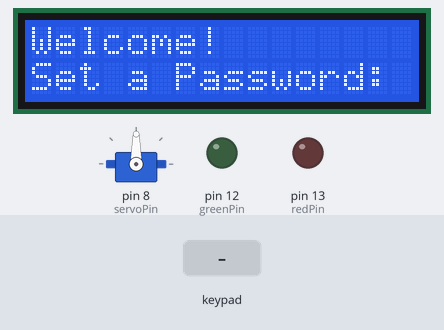
The sketch below on a simulated Arduino Uno, built with avr-gcc and run on an emulated ATmega328P. Parts: servo, 16×2 character LCD, output pins drawn as LEDs (lit = HIGH). The test bench sets the inputs (shaded band).

Above: at 1.2 s.
1.3 s: keypad keys 7 6 5 4 # pressed 0.4 s apart
At 3.6 s:
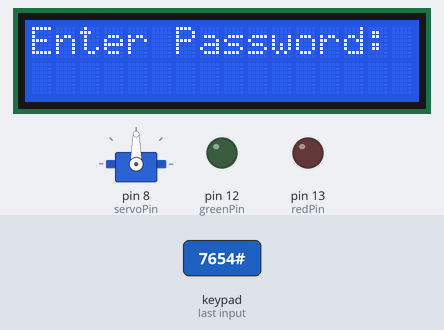
4.8 s: key '#' pressed
At 6.2 s:
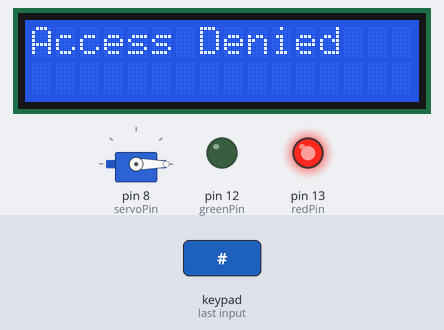
7.8 s: keypad keys 7 6 5 4 A pressed 0.4 s apart
At 10.2 s:
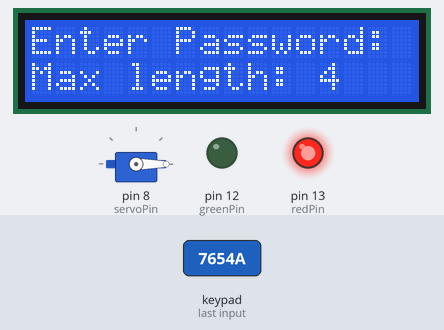
11.3 s: keypad keys 3 2 1 0 # pressed 0.4 s apart
At 15.9 s:
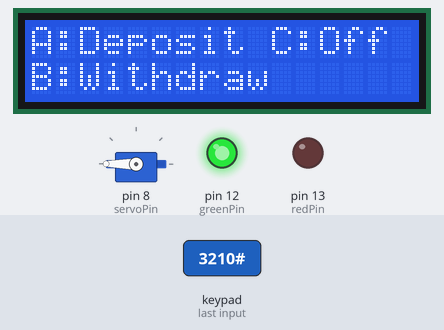
16.3 s: key 'A' pressed
At 17.2 s:
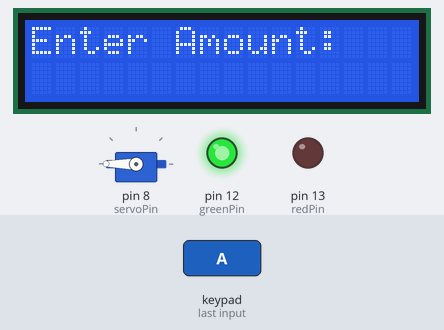
17.8 s: key 'B' pressed
At 18.3 s:
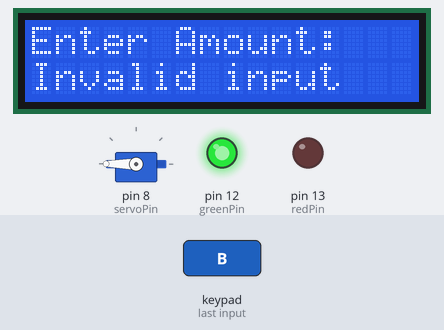
Timing chart, 0 to 20.8 s (numbered marks = the images above; inputs shaded):
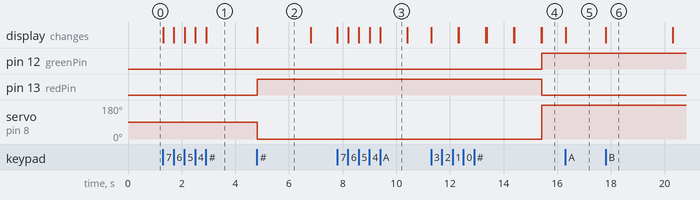

Measured:
- after the input at 1.3 s, the display: first changes at once (image 1 shows a later state)
- after the input at 4.8 s, pin 13 (redPin): LOW → HIGH at once; servo on pin 8 (servoPin): 90° → 0° at once; the display: changes at once (image 2)
- after the input at 7.8 s, the display: first changes at once (image 3 shows a later state)
- after the input at 11.3 s, pin 12 (greenPin): LOW → HIGH after 4.1 s; pin 13 (redPin): HIGH → LOW after 4.1 s; servo on pin 8 (servoPin): 0° → 180° after 4.1 s; the display: first changes at once (image 4 shows a later state)
- after the input at 16.3 s, the display: changes at once (image 5)
- after the input at 17.8 s, the display: changes at once (image 6)
- what the display in image 2 shows lasts 2.0 s, from 4.8 s to 6.8 s

The sketch:

final_project_digital_safe_1.ino
```cpp
// Final Project (Digital Safe)
// Matthew Antonis
// 2023-04-19
// COMP1045-23W-21344

// Intdended purpose of the Project:
// This digital safe project is designed to simulate a secure, password-protected safe that can
// store a virtual "bank balance" representing money held in the safe. The project uses an Arduino
// microcontroller, an LCD screen, a keypad, and a servo motor to simulate the functionality of a real safe.

// To operate the safe:
// Begin by entering the appropriate numbers or letters on the Keypad to both set and unlock it.
// The maximum amount of Numbers and characters in a password is 4.
// Press the "#" key to confirm your input.
// Next, select from the available options by choosing A, B, or C.
// These correspond to the actions of depositing, withdrawing, or logging off, respectively.
// When making a deposit or withdrawal, use the numbers on the Keypad to indicate the desired amount.
// The maximum amount that can be deposited or withdrawn is $999,999,999.
// It's important to note that you won't be able to withdraw an amount greater
// than the cash currently held in the safe.
// When using "C" the log off option. The servo will turn simulatiing the locking of the safe.
// The LCD will then allow you to unlock it by reentering your previously set password.
// Once again, confirm your selection by pressing the "#" key.
// The program will continue to run in a loop until you manually stop the simulation,
// ensuring uninterrupted operation of the safe.

// Libraries
#include <LiquidCrystal.h>
#include <Keypad.h>
#include <Servo.h>

// Pins for the LCD screen
LiquidCrystal lcd(A5, A4, A3, A2, A1, A0);

// Define the pin for the LEDs
const int redPin = 13;
const int greenPin = 12;

// Define the pin for the Servo
const int servoPin = 8;

// Keypad configuration
// Define the number of rows and columns for the keypad
const int ROWS = 4;
const int COLS = 4;

// This 2D array represents the layout of the keypad.
// The characters correspond to the labels on the keypad buttons.
char keys[ROWS][COLS] =
{
  {'1','2','3','A'},
  {'4','5','6','B'},
  {'7','8','9','C'},
  {'*','0','#','D'}
};

// These arrays define the Arduino pins that are connected to the keypad's row and column pins.
byte rowPins[ROWS] = {7, 6, 5, 4};
byte colPins[COLS] = {3, 2, 1, 0};

// Create a Keypad object using the previously defined key layout and Arduino pin connections.
Keypad keypad = Keypad(makeKeymap(keys), rowPins, colPins, ROWS, COLS);

// Servo motor object used to control the lock mechanism.
Servo myservo;

// Variables to store the password and input
String password = "";
String input = "";

// Booleans to keep track of password state and access state.
bool passwordSet = false;
bool accessGranted = false;

// Variable to keep track of the user's account balance.
long bankBalance = 0;

// Define the possible user actions using an enumeration
// This provides a way to assign names to a set of related constants
// Allows for better readability and easier maintenance for my code
// Used CHAT GPT Here to figure this out and applied this logic where applicable in my code
enum UserAction {
  NONE,     // No action selected (default state)
  DEPOSIT,  // User chooses to deposit money
  WITHDRAW, // User chooses to withdraw money
  LOG_OFF   // User chooses to log off
};

// Variable named 'action' of the type 'UserAction'
// This variable will be used to store the current user action
UserAction action = NONE;

// Setup function initializes the hardware and displays a welcome message
void setup() {
  pinMode(redPin, OUTPUT);
  pinMode(greenPin, OUTPUT);
  myservo.attach(servoPin);
  lcd.begin(16, 2);
  lcd.setCursor(0, 0);
  lcd.print("Welcome!");
  lcd.setCursor(0, 1);
  lcd.print("Set a Password:");
}

// Function to print the user action menu
void printUserAction() {
  lcd.clear();
  lcd.setCursor(0, 0);
  lcd.print("A:Deposit C:Off");
  lcd.setCursor(0, 1);
  lcd.print("B:Withdraw");
}

// Function to process user action input and set the action state
void processUserAction(char key) {
  // If the user chooses to deposit (key 'A')
  if (key == 'A') {
    action = DEPOSIT;
  }
  // If the user chooses to withdraw (key 'B')
  else if (key == 'B') {
    action = WITHDRAW;
  }
  // If the user chooses to log off (key 'C')
  else if (key == 'C') {
    action = LOG_OFF;
  }
  // If the action state is set to LOG_OFF
  if (action == LOG_OFF) {
    accessGranted = false; // Set accessGranted to false, closing the access
    myservo.write(0); // Close the servo (lock)
    digitalWrite(greenPin, LOW);
    lcd.clear();
    lcd.setCursor(0, 0);
    lcd.print("Enter Password:"); // Prompt to "Enter Password:"
    action = NONE; // Reset the action variable after logging off
  }
}

// Function to set the password
void setPassword() {
  password = input; // Store the user input as the new password
  passwordSet = true; // Set Bool True to indicate a password has been set
  input = ""; // Clear the input variable for future use

  // Update the LCD display to prompt the user to enter the password
  lcd.clear();
  lcd.setCursor(0, 0);
  lcd.print("Enter Password:");
}

// Function to check if the entered password is correct
void checkPassword() {
  if (input == password) {
    accessGranted = true;
    myservo.write(180); // Unlocks safe
    digitalWrite(greenPin, HIGH); // Identifies success
    digitalWrite(redPin, LOW);
    printUserAction();
  } else {
    lcd.clear();
    lcd.print("Access Denied");
    myservo.write(0); // Closses or Keeps Safe closed
    digitalWrite(greenPin, LOW);
    digitalWrite(redPin, HIGH); // Identifies Failure
    delay(2000);
    lcd.clear();
    lcd.setCursor(0, 0);
    lcd.print("Enter Password:"); // Restates to input Password
  }
  input = "";
}

// Function to perform the transaction (deposit or withdraw)
void performTransaction() {
   // Convert the input string to an integer to process the transaction amount
  long amount = input.toInt();

  // If the action is a deposit, add the amount to the bank balance
  if (action == DEPOSIT) {
    bankBalance += amount;
  }
  // Only processes withdraw if the requested amount is greater than or equal to the balance
  else if (action == WITHDRAW && bankBalance >= amount) {
    bankBalance -= amount;
  }
  input = ""; // Clear the input string for future use
  action = NONE; // Reset the action variable after the transaction is completed
  printUserAction();
}

// Function to handle key presses
void handleKeyPress(char key) {
  // If access is granted and there is no ongoing action (Deposit/Withdraw/Log Off)
  if (key != '*' && accessGranted && action == NONE) {
    processUserAction(key); // Determine the user action based on the key pressed ('A', 'B', or 'C')
    if (action != NONE) {
      lcd.clear();
      // If the user chooses to deposit
      if (action == DEPOSIT) {
        lcd.setCursor(0, 0);
        lcd.print("Enter Amount:");
      // If the user chooses to withdraw
      } else if (action == WITHDRAW) {
        lcd.setCursor(0, 0);
        lcd.print("Enter Amount:");
      // If the user chooses to log off
      } else if (action == LOG_OFF) {
        accessGranted = false;
        myservo.write(0);
        digitalWrite(greenPin, LOW);
        lcd.clear();
        lcd.setCursor(0, 0);
        lcd.print("Enter Password:");
      }
    }
  // If there is an ongoing action (Deposit/Withdraw)
  }
  else if (key != '*' && action != NONE) {
    if (key == 'A' || key == 'B' || key == 'C') {
      lcd.setCursor(0, 1);
      lcd.print("Invalid input");
      delay(2500); // Display the error message for 1 second

      // Clear and Re-prompt the user
      lcd.clear();
      lcd.setCursor(0, 0);
      lcd.print("Enter Amount:");
      lcd.setCursor(0, 1);
      lcd.print("$");
      lcd.print(input);
    }
    else {
      if (input.length() < 9) { // Only allow input if the length is less than the limit
        input += key;
        lcd.setCursor(0, 1);
        lcd.print("$");
        lcd.print(input);
      }
      else {
        lcd.setCursor(0, 1);
        lcd.print("Max length: 9");
        delay(2500);
        lcd.clear();
        lcd.setCursor(0, 0);
      	lcd.print("Enter Amount:");
        lcd.setCursor(0, 1);
        lcd.print("$");
        lcd.print(input);
      }
    }
  }
  // If access is not granted and password input is required
  else if (key != '*' && !accessGranted) {
    if (input.length() < 4) { // Only allow input if the length is less than the limit
      input += key;
    } else {
      lcd.setCursor(0, 1);
      lcd.print("Max length: 4");
      delay(1000);
      lcd.setCursor(0, 1);
      lcd.print(" ");
    }

    lcd.clear();
    lcd.setCursor(0, 0);

    // Prompt to enter Password
    if (passwordSet) {
      lcd.print("Enter Password:");
    }

    // Prompt to set Password
    else {
      lcd.print("Set a Password:");
    }

    // Print Hidden Key input to screen
    lcd.setCursor(0, 1);
    for (int i = 0; i < input.length(); i++) {
      lcd.print('*');
    }
  }
}

// Display the bank balance after Withdraw and Deposit
void displayBankBalance() {
  lcd.clear();
  lcd.setCursor(0, 0);
  lcd.print("Bank Balance: ");
  lcd.setCursor(0, 1);
  lcd.print("$");
  lcd.print(bankBalance);
  delay(2000);
}

// Main Loop
void loop() {
  // Store keypad input
  char key = keypad.getKey();

  if (key) {
    // If the password is not set
    if (key == '#' && !passwordSet) {
      setPassword();
    }
    // If the password is set and access is not granted
    else if (key == '#' && passwordSet && !accessGranted) {
      checkPassword();
    }
    // If access is granted and the user wants to perform a transaction (Deposit/Withdraw)
    else if (key == '#' && accessGranted && (action == DEPOSIT || action == WITHDRAW)) {
      performTransaction();
      displayBankBalance();
      printUserAction();
    }
    // Handle other key presses
    else {
      handleKeyPress(key);
    }
  }
}
```
